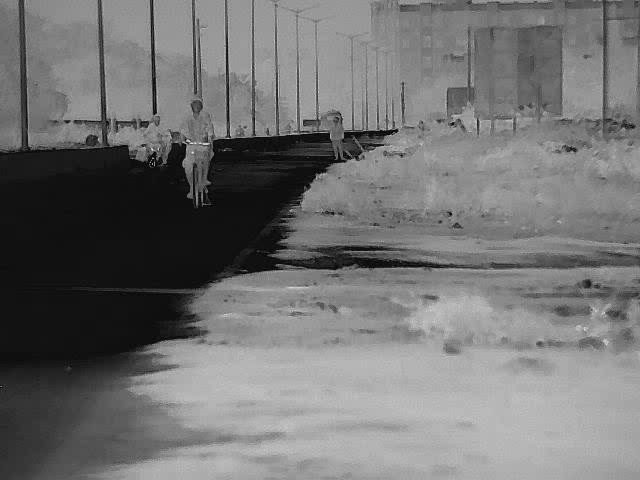
#> input picture data/images/SingleChannel.png, 640 x 480 px, found by its file name
$ python demo_scarr.py
#> lines starting #> are read from the running program, lines starting #| are printed output that depends on the picture; after the words box and inside, x2 and y2 are one past the last pixel; in counts of white or black regions, pixels touching at a corner belong together
#> in main, image is the input picture: shape (480, 640); min 0, max 235, mean 114.7
### src/thermal/structure_edge/scarr.py
import cv2 as cv
import numpy as np
import sys
import time
from typing import Optional, Dict

Image = np.ndarray

def apply_scharr_operator(
    image: Image,
    *,
    blur_ksize=3,
    threshold_val=45.0,
    scharr_ddepth=cv.CV_32F,
    dx_scharr_x=1,
    dy_scharr_x=0,
    dx_scharr_y=0,
    dy_scharr_y=1,
    threshold_max_value=255.0,
    threshold_type=cv.THRESH_BINARY
) -> Image:
    """
    Apply Scharr edge detection with thermal-safe preprocessing.

    Parameters
    ----------
    image : ndarray
        Description:
            Input single-channel thermal image.
        Min & Max:
            Any valid grayscale range (commonly 0–255).
        Units:
            Intensity.
        Default:
            Required.
        Best case:
            8-bit or 16-bit thermal frame, noise-reduced.

    blur_ksize : int
        Description:
            Gaussian blur kernel size to suppress sensor noise.
        Min & Max:
            Min = 1, Max = 31 (odd only).
        Units:
            Pixels.
        Default:
            5
        Best case:
            3–7 for thermal images.

    threshold_val : float
        Description:
            Threshold on normalized gradient magnitude.
        Min & Max:
            0–255.
        Units:
            Intensity.
        Default:
            60
        Best case:
            40–80 depending on noise.

    scharr_ddepth : int
        Description:
            Output depth of Scharr gradients.
        Default:
            cv.CV_32F
        Best case:
            CV_32F for precision.

    Returns
    -------
    edge_map : ndarray
        Binary Scharr edge map.
    """
#> called with blur_ksize = 3, threshold_val = 45, scharr_ddepth = 5, dx_scharr_x = 1, dy_scharr_x = 0, dx_scharr_y = 0, dy_scharr_y = 1, threshold_max_value = 255

    try:
        start_time = time.time()

        if image is None:
            raise ValueError("Input image is None.")
        if not isinstance(image, np.ndarray):
            raise TypeError("Input must be a numpy ndarray.")
        if image.ndim != 2:
            raise ValueError("Input must be single-channel.")
        if blur_ksize < 1 or blur_ksize % 2 == 0:
            raise ValueError("blur_ksize must be odd and >= 1.")

        # --- Pre-blur ---
        image_blur = cv.GaussianBlur(image, (blur_ksize, blur_ksize), 0)

        # --- Scharr gradients ---
        gx = cv.Scharr(image_blur, scharr_ddepth, dx_scharr_x, dy_scharr_x)
        gy = cv.Scharr(image_blur, scharr_ddepth, dx_scharr_y, dy_scharr_y)

        # --- Gradient magnitude ---
        grad_mag = cv.magnitude(gx, gy)
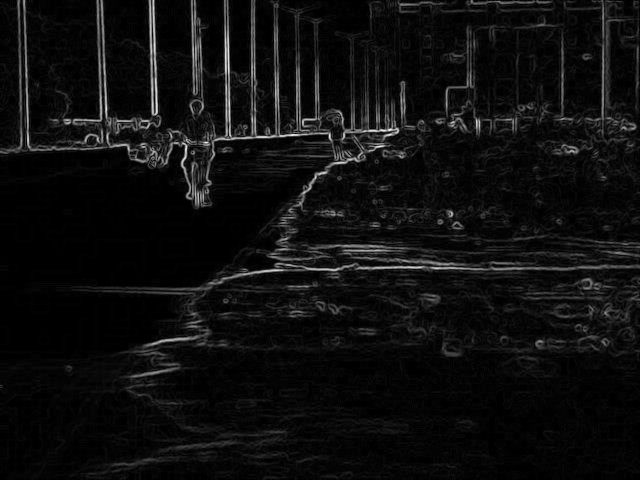
#> grad_mag: shape (480, 640) float32; min 0, max 1866.9, mean 108.6; drawn with min black and max white

        # --- Normalize ---
        mag_norm = cv.normalize(
            grad_mag, None, 0.0, 255, cv.NORM_MINMAX
        )

        mag_u8 = np.clip(mag_norm, 0, 255).astype(np.uint8)

        # --- Threshold ---
        _, edge_map = cv.threshold(
            mag_u8, threshold_val, threshold_max_value, threshold_type
        )
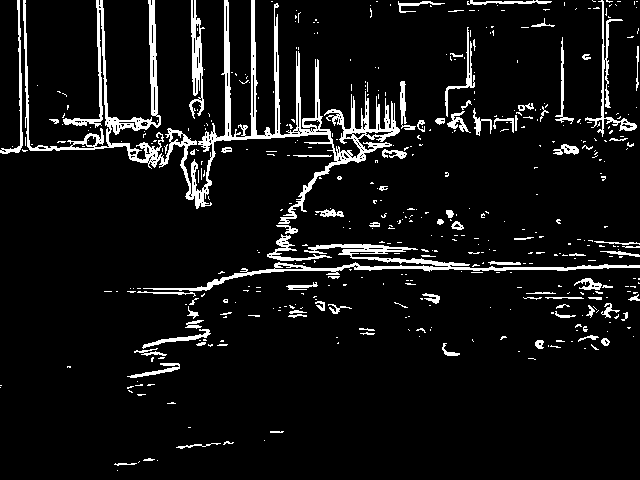
#> edge_map: shape (480, 640); 7.5% white; 467 white regions (382 under 20 px), largest, box (x1, y1, x2, y2) and area: (23, 0, 400, 224) 10046, (143, 244, 640, 291) 2780, (189, 0, 205, 119) 840

        print(f"[Scharr] Time: {time.time() - start_time:.6f} sec")
        return edge_map

    except Exception as e:
        raise RuntimeError(f"Scharr operator failed: {e}") from e

### src/thermal/structure_edge/scarr_scores.py
import cv2 as cv
import numpy as np
from typing import Dict

Image = np.ndarray

def scharr_edge_score(
    input_image: Image,
    edge_map: Image,
) -> Dict[str, float]:
    """
    Compute a composite Scharr edge enhancement score
    by comparing input image and output edge map.

    Metrics used:
        - Gradient Energy Gain
        - Edge IoU
        - Edge-to-Noise Ratio
        - Background Noise Penalty

    Returns
    -------
    scores : dict
        {
            "gradient_gain": float,
            "edge_iou": float,
            "enr": float,
            "noise_penalty": float,
            "final_score": float
        }
    """

    try:
        if input_image is None or edge_map is None:
            raise ValueError("Input or edge_map is None.")
        if input_image.shape != edge_map.shape:
            raise ValueError("Input and output must have same shape.")

        # --- Gradients on input ---
        gx_in = cv.Scharr(input_image, cv.CV_32F, 1, 0)
        gy_in = cv.Scharr(input_image, cv.CV_32F, 0, 1)
        grad_in = cv.magnitude(gx_in, gy_in)

        # --- Gradients on output ---
        gx_out = cv.Scharr(edge_map, cv.CV_32F, 1, 0)
        gy_out = cv.Scharr(edge_map, cv.CV_32F, 0, 1)
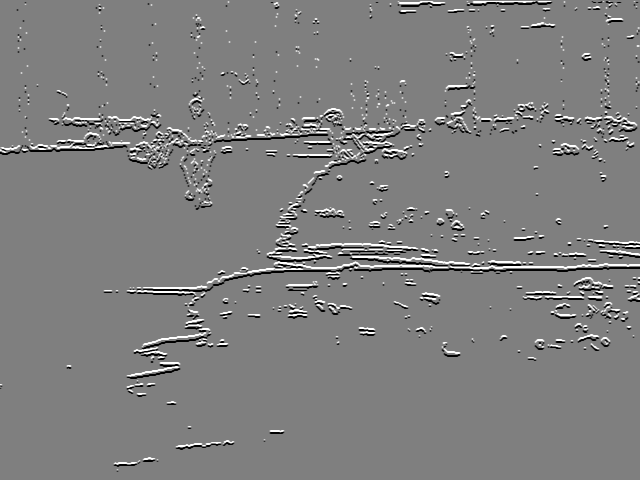
#> gy_out: shape (480, 640) float32; min -4080, max 4080, mean -2.3; drawn with min black and max white
        grad_out = cv.magnitude(gx_out, gy_out)
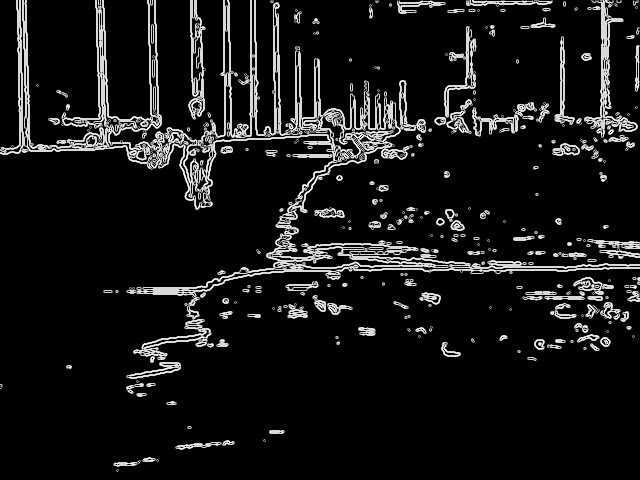
#> grad_out: shape (480, 640) float32; min 0, max 4811.3, mean 419.8; drawn with min black and max white

        # 1 Gradient Energy Gain
        grad_gain = (np.mean(grad_out) + 1e-6) / (np.mean(grad_in) + 1e-6)
#> grad_gain = 2.83
        grad_gain_n = min(grad_gain / 2.0, 1.0)
#> grad_gain_n = 1

        # 2 Edge IoU
        edge_in = grad_in > np.percentile(grad_in, 90)
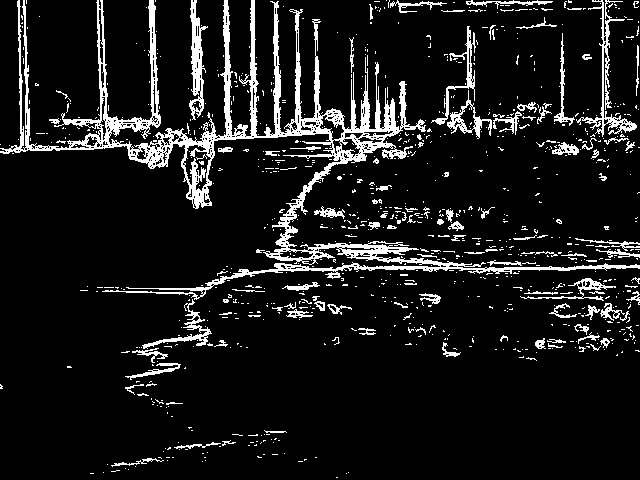
#> edge_in: shape (480, 640) bool; 10% white; 924 white regions (815 under 20 px), largest, box (x1, y1, x2, y2) and area: (0, 0, 640, 300) 17209, (576, 0, 637, 137) 1129, (189, 0, 208, 120) 976
        edge_out = edge_map > 0
        intersection = np.logical_and(edge_in, edge_out).sum()
#> intersection = 21267
        union = np.logical_or(edge_in, edge_out).sum()
#> union = 32577
        edge_iou = intersection / (union + 1e-6)
#> edge_iou = 0.653

        # 3 Edge-to-Noise Ratio
        edge_vals = input_image[edge_out]
        bg_vals = input_image[~edge_out]

        enr = (np.mean(edge_vals) + 1e-6) / (np.std(bg_vals) + 1e-6)
#> enr = 1.79
        enr_n = min(enr / 5.0, 1.0)
#> enr_n = 0.358

        # 4 Noise penalty
        noise_penalty = np.std(bg_vals) / (np.std(input_image) + 1e-6)
#> noise_penalty = 1.01
        noise_penalty = min(max(noise_penalty, 1.0), 2.0)

        # --- Final composite score ---
        final_score = 100.0 * (
            (0.35 * grad_gain_n) +
            (0.35 * edge_iou) +
            (0.30 * enr_n)
        ) / noise_penalty
#> final_score = 67.92

        return {
            "gradient_gain": grad_gain,
            "edge_iou": edge_iou,
            "enr": enr,
            "noise_penalty": noise_penalty,
            "final_score": final_score
        }

    except Exception as e:
        raise RuntimeError(f"Score calculation failed: {e}") from e

### scripts/structure_edge/demo_scarr.py
import cv2 as cv
import numpy as np

from thermal.structure_edge.scarr import apply_scharr_operator
from thermal.structure_edge.scarr_scores import scharr_edge_score

# =====================================================
# DEMO: SCHARR EDGE DETECTION
# =====================================================
def main() -> None:
    """
    Demonstration script for Scharr edge detection and scoring.

    Loads a grayscale image, applies the Scharr operator,
    computes a composite edge quality score, and visualizes
    the results.
    """

    input_path = (
        "data/images/SingleChannel.png"
    )

    output_path = (
        "outputs/structure_edge/images/scarr_output.png"
    )

    # -------------------------------
    # LOAD IMAGE
    # -------------------------------
    image = cv.imread(input_path, cv.IMREAD_GRAYSCALE)
    if image is None:
        raise FileNotFoundError(f"Failed to load image: {input_path}")

    # -------------------------------
    # APPLY SCHARR OPERATOR
    # -------------------------------
    edge_map = apply_scharr_operator(
        image=image,
        blur_ksize=3,
        threshold_val=45.0
    )

    # -------------------------------
    # COMPUTE SCORE
    # -------------------------------
    scores = scharr_edge_score(image, edge_map)
#> scores = {'gradient_gain': 2.83, 'edge_iou': 0.653, 'enr': 1.79, 'noise_penalty': 1.01, 'final_score': 67.92}
    final_score = scores["final_score"]
#> final_score = 67.92

    print(f"[Scharr Edge Score] {final_score:.2f} / 100")
#| [Scharr Edge Score] 67.92 / 100

    # -------------------------------
    # VISUALIZATION
    # -------------------------------
    vis = edge_map.copy()

    cv.putText(
        vis,
        f"Scharr Score: {final_score:.2f}/100",
        (20, 40),
        cv.FONT_HERSHEY_SIMPLEX,
        1.0,
        (0, 255, 0),
        2,
        cv.LINE_AA
    )
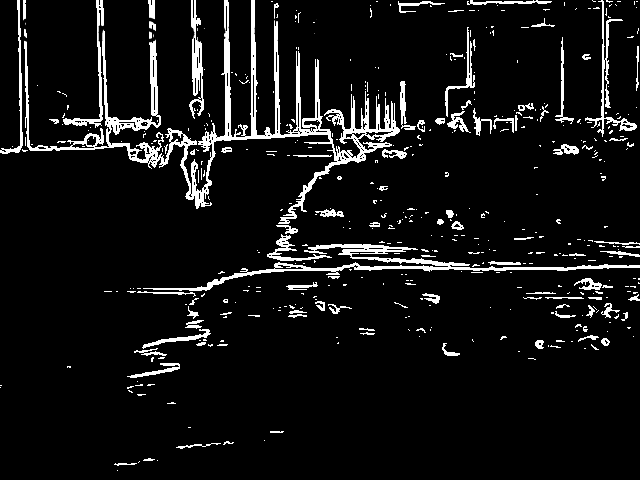
#> vis: shape (480, 640); 0.11% of pixels changed, all inside (x1, y1, x2, y2) = (23, 17, 319, 43)

    stacked = np.hstack((image, vis))
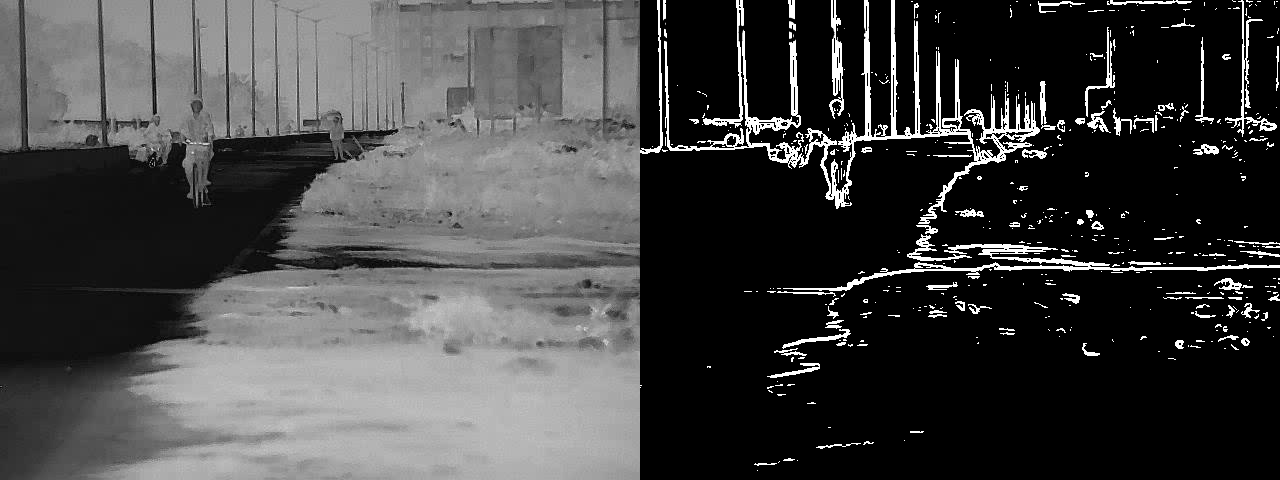
#> stacked: shape (480, 1280); min 0, max 255, mean 66.8
    cv.imshow("Original | Scharr Edge", stacked)
    cv.imwrite(output_path, stacked)

    cv.waitKey(0)
    cv.destroyAllWindows()


# =====================================================
# ENTRY POINT
# =====================================================
if __name__ == "__main__":
    try:
        main()
    except Exception as e:
        print(f"[DEMO ERROR] {e}")

$ run again, with data/images/image.png copied over data/images/SingleChannel.png
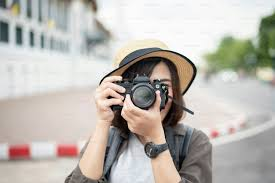
#> input picture data/images/image.png, 275 x 183 px, found by its file name
#> in apply_scharr_operator, `_, edge_map = cv.threshold( mag_u8, threshold_val, threshold_max_value..`:
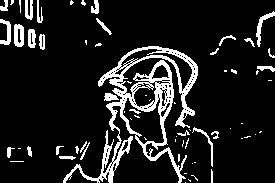
#> edge_map: shape (183, 275); 12.1% white; 67 white regions (39 under 20 px), largest, box (x1, y1, x2, y2) and area: (63, 46, 198, 183) 4020, (14, 24, 24, 47) 184, (256, 11, 275, 47) 167
#> grad_gain = 2.32
#> grad_gain_n = 1
#> edge_in: shape (183, 275) bool; 10% white in thin lines or dots
#> intersection = 4670
#> union = 6460
#> edge_iou = 0.723
#> edge_vals = 6097 values, max 254 at index 1750, min 0 at index 1530, mean 131.1
#> enr = 2.37
#> enr_n = 0.473
#> in scharr_edge_score, `noise_penalty = np.std(bg_vals) / (np.std(input_image) + 1e-6)`: noise_penalty = 0.936
#> in scharr_edge_score, `noise_penalty = min(max(noise_penalty, 1.0), 2.0)`: noise_penalty = 1
#> in scharr_edge_score, `final_score = 100.0 * ( (0.35 * grad_gain_n) + (0.35 * edge_iou) + (0...`: final_score = 74.51
#> scores = {'gradient_gain': 2.32, 'edge_iou': 0.723, 'enr': 2.37, 'noise_penalty': 1, 'final_score': 74.51}
#> in main, `final_score = scores["final_score"]`: final_score = 74.51
#| [Scharr Edge Score] 74.51 / 100
#> vis: shape (183, 275); 0.43% of pixels changed, all inside (x1, y1, x2, y2) = (21, 17, 270, 43)
#> in main, `stacked = np.hstack((image, vis))`:
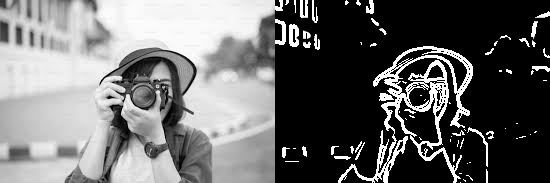
#> stacked: shape (183, 550); min 0, max 255, mean 106.5
